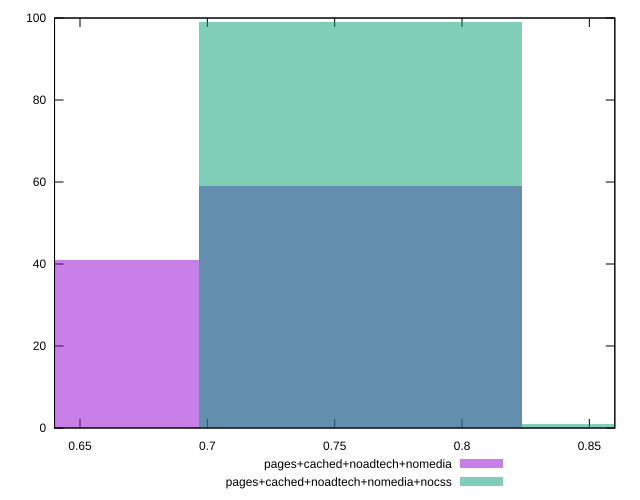

This figure's gnuplot source:
reset

$pagesCachedNoadtechNomedia <<EOF
0.6334895077666083 41
0.76018740931993 59
EOF

$pagesCachedNoadtechNomediaNocss <<EOF
0.8868853108732517 1
0.76018740931993 99
EOF

set key outside below
set boxwidth 0.12669790155332167
set xrange [0.64:0.86]
set yrange [0:100]
set trange [0:100]
set style fill transparent solid 0.5 noborder
set terminal svg size 640, 500 enhanced background rgb 'white'
set output "report_00018_2021-02-10T15-25-16.877Z/meta/score/comparison/histogram/3_vs_4.svg"

plot $pagesCachedNoadtechNomedia title "pages+cached+noadtech+nomedia" with boxes, \
     $pagesCachedNoadtechNomediaNocss title "pages+cached+noadtech+nomedia+nocss" with boxes

reset
